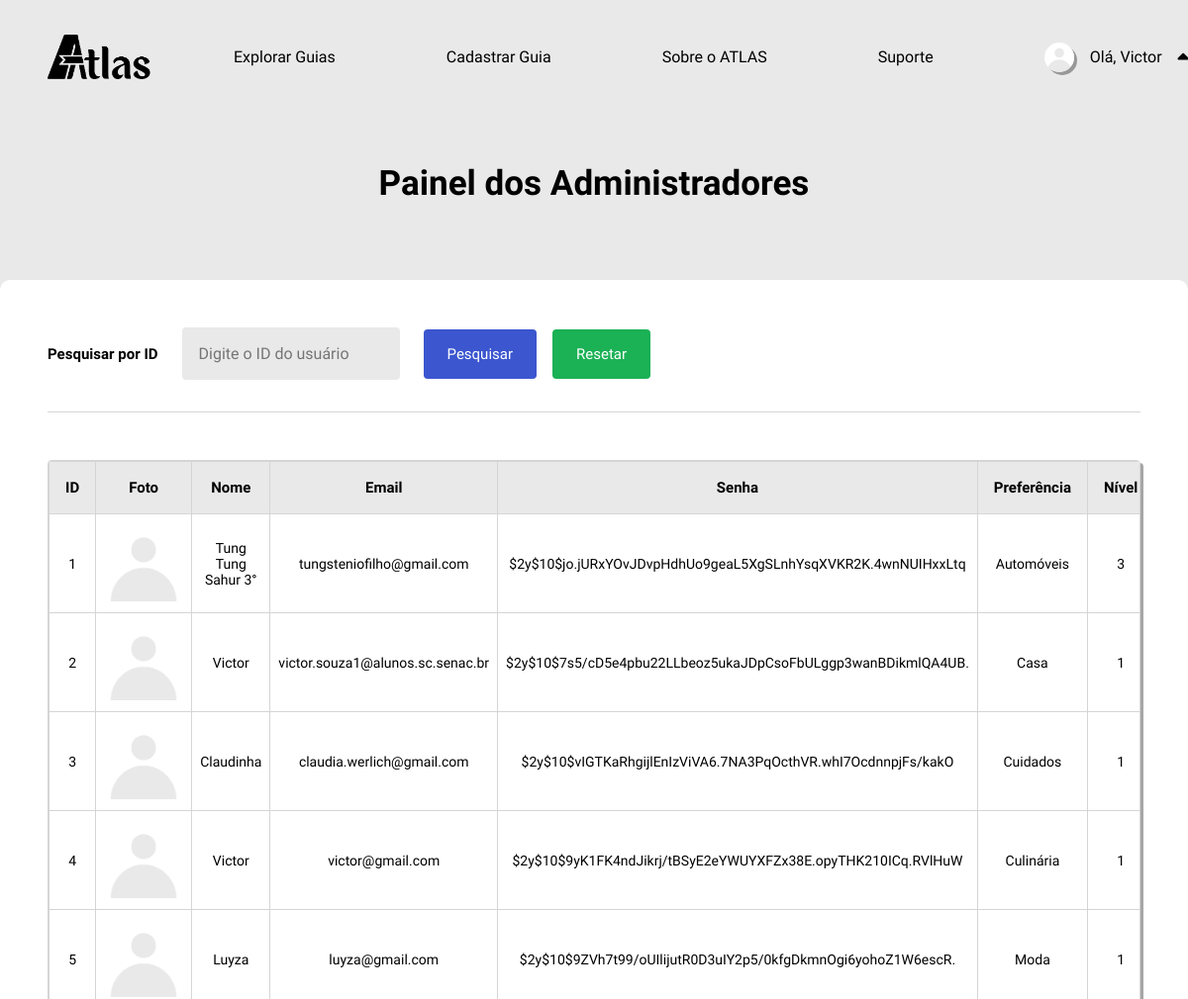
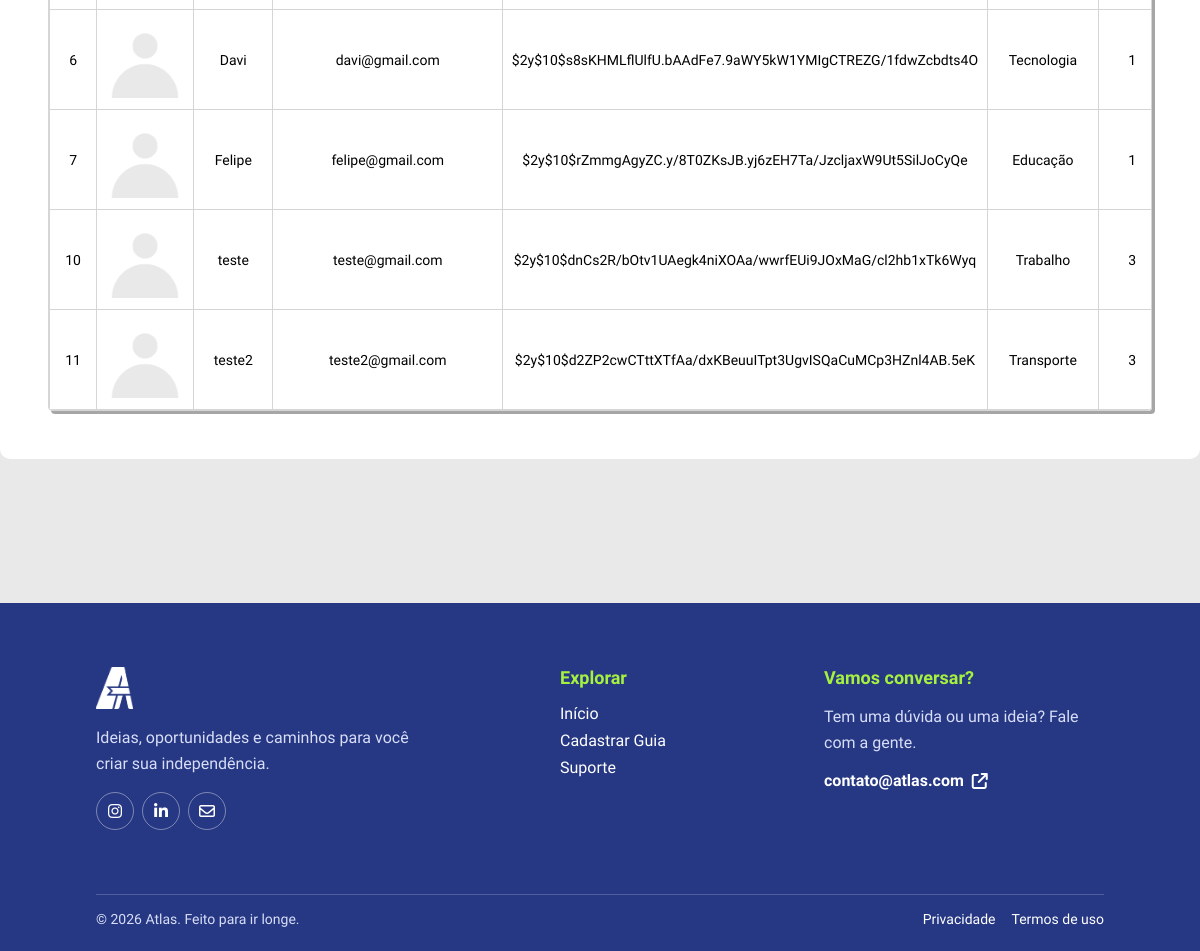
The app's page /admin.php (signed in) with its own data (2 pictures, top to bottom).
### tables this page shows
CREATE TABLE `usuario` (
  `id_usuario` int(11) NOT NULL,
  `foto` blob DEFAULT NULL,
  `nome` varchar(100) NOT NULL,
  `email` varchar(150) NOT NULL,
  `senha` varchar(255) NOT NULL,
  `preferencia` enum('Automóveis','Casa','Compras','Cuidados','Culinária','Educação','Finanças','Jardinagem','Limpeza','Manutenção','Moda','Saúde','Tecnologia','Trabalho','Transporte') NOT NULL,
  `nivel` enum('1','2','3','') NOT NULL DEFAULT '3',
  `estado` enum('ativo','inativo','','') NOT NULL DEFAULT 'ativo',
  `data_criacao` datetime NOT NULL DEFAULT current_timestamp()
);

### admin.php (the view, shortened to what this page needs)
<?php
require_once __DIR__ . "/conexao.php";
function h($valor): string
{
    return htmlspecialchars((string)$valor, ENT_QUOTES, 'UTF-8');
}
?>
<!DOCTYPE html>
<html lang="pt-br">
<head>
    <link rel="stylesheet" href="https://cdnjs.cloudflare.com/ajax/libs/font-awesome/6.4.0/css/all.min.css">
    <link rel="stylesheet" href="css/admin.css">
</head>
<body>
    <header>
        <a class="logo" href="index.php" aria-label="Página inicial">
            <img src="imgs_website/logotipoatlas.png" alt="ATLAS">
        </a>
        <nav class="nav-options" aria-label="Navegação principal">
            <a class="item" href="guias.php">
                <p>Explorar Guias</p>
            </a>
            <?php if (isset($_SESSION['id'])): ?>
                <a class="item" href="cadastrar_guia.php">
                    <p>Cadastrar Guia</p>
                </a>
            <?php endif; ?>
            <a class="item" href="index.php#sobre-atlas">
                <p>Sobre o ATLAS</p>
            </a>
            <a class="item" href="suporte.php">
                <p>Suporte</p>
            </a>
        </nav>
        <nav class="nav-btns" aria-label="Conta">
            <?php if (isset($_SESSION['id'])): ?>
                <div class="perfil" id="perfil">
                    <p>
                        <img class="foto" src="imgs_perfil/<?= !empty($_SESSION['foto']) ? h($_SESSION['foto']) : 'foto_padrao.png' ?>">
                        Olá, <?= h($_SESSION['nome']) ?>
                    </p>
                    <i class="fa-solid fa-caret-up" id="seta"></i>
                </div>
            <?php else: ?>
                <a class="entrar" href="login.php">Entrar</a>
            <?php endif; ?>
        </nav>
    </header>
    <h1 class="titulo"> Painel dos Administradores </h1>
    <div class="forms">
        <form class="form-pesquisar" method="POST">
            <label for="barraPesquisa">Pesquisar por ID</label>
            <input class="barra-pesquisa" type="number" min="1" id="barraPesquisa" name="barraPesquisa" placeholder="Digite o ID do usuário">
            <div class="botoes">
                <button class="btn-pesquisar" id="btnPesquisar" name="pesquisar">Pesquisar</button>
                <button class="btn-resetar" id="btnResetar" name="resetar">Resetar</button>
            </div>
        </form>
        <table>
            <tr>
                <th>ID</th>
                <th>Foto</th>
                <th>Nome</th>
                <th>Email</th>
                <th>Senha</th>
                <th>Preferência</th>
                <th>Nível</th>
            </tr>
            <?php
            if (!isset($_POST['pesquisar'])) {
                $sql = "SELECT id_usuario, foto, nome, email, senha, preferencia, nivel, estado, data_criacao FROM usuario";
            } else {
                $pesquisa = $_POST['barraPesquisa'];
                $sql = "SELECT id_usuario, foto, nome, email, senha, preferencia, nivel, estado, data_criacao FROM usuario WHERE id_usuario = '$pesquisa'";
            }
            $resultado = $conn->query($sql);
            if ($resultado->num_rows <= 0) {
                $erro = 'Não há usuários cadastrados.';
            } else {
                while ($linha = $resultado->fetch_assoc()) { ?>
                    <tr>
                        <td id="<?= $linha['id_usuario'] ?>"><?= $linha['id_usuario'] ?></td>
                        <td><img class="foto-bd" src="imgs_perfil/<?= !empty($linha['foto']) ? htmlspecialchars($linha['foto']) : 'foto_padrao.png' ?>"></td>
                        <td><?= htmlspecialchars($linha['nome']) ?></td>
                        <td><?= htmlspecialchars($linha['email']) ?></td>
                        <td><?= htmlspecialchars($linha['senha']) ?></td>
                        <td><?= htmlspecialchars($linha['preferencia']) ?></td>
                        <td><?= htmlspecialchars($linha['nivel']) ?></td>
                    </tr>
            <?php }
            } ?>
        </table>
    </div>
    <footer>
        <div class="footer-content">
            <div class="footer-brand">
                <a class="footer-logo" href="index.php" aria-label="Voltar para o início"><img src="imgs_website/logoatlas.png" alt="ATLAS"></a>
                <p>Ideias, oportunidades e caminhos para você criar sua independência.</p>
                <div class="footer-socials" aria-label="Redes sociais">
                    <a href="#" aria-label="Instagram"><i class="fa-brands fa-instagram"></i></a>
                    <a href="#" aria-label="LinkedIn"><i class="fa-brands fa-linkedin-in"></i></a>
                    <a href="mailto:contato@atlas.com" aria-label="Enviar e-mail"><i class="fa-regular fa-envelope"></i></a>
                </div>
            </div>
            <div class="footer-section">
                <h3>Explorar</h3>
                <a href="index.php">Início</a>
                <a href="cadastrar_guia.php">Cadastrar Guia</a>
                <a href="suporte.php">Suporte
                </a>
            </div>
            <div class="footer-section footer-contact">
                <h3>Vamos conversar?</h3>
                <p>Tem uma dúvida ou uma ideia? Fale com a gente.</p><a href="mailto:contato@atlas.com">contato@atlas.com <i class="fa-solid fa-arrow-up-right-from-square"></i></a>
            </div>
        </div>
        <div class="footer-bottom">
            <p>&copy; <?= date('Y') ?> Atlas. Feito para ir longe.</p>
            <div><a href="#">Privacidade</a><a href="#">Termos de uso</a></div>
        </div>
    </footer>
</body>
</html>

### css/admin.css (style rules this page uses)
html { scroll-behavior: smooth; }
.titulo { display: flex; align-items: center; justify-content: center; width: 100%; height: 100px; font-size: 2.1875rem; font-weight: bold; text-align: center; }
.forms { display: flex; flex-direction: column; align-items: flex-start; justify-content: center; width: fit-content; max-width: 100%; margin: var(--space-5) auto; padding: var(--space-5); gap: var(--space-5); background-color: var(--color-surface); border-radius: var(--radius-md); }
.form-pesquisar { display: flex; flex-wrap: wrap; align-items: center; width: 100%; padding-bottom: var(--space-4); gap: var(--space-2) var(--space-3); border-bottom: 1px solid var(--color-border); }
.form-pesquisar label { font-size: 0.9375rem; font-weight: 600; white-space: nowrap; }
.barra-pesquisa { width: 220px; padding: var(--space-2); border: 1px solid transparent; border-radius: var(--radius-sm); background-color: var(--color-bg); color: var(--color-text); font-family: inherit; font-size: 1rem; appearance: none; transition: border-color var(--transition-fast); }
.botoes { display: flex; gap: var(--space-2); }
.form-pesquisar .botoes button { display: flex; align-items: center; justify-content: center; padding: var(--space-2) var(--space-3); border: none; border-radius: var(--radius-sm); color: var(--color-text-inverse); font-family: inherit; font-size: 0.9375rem; text-decoration: none; cursor: pointer; transition: background-color var(--transition-fast); }
.btn-pesquisar { background-color: var(--color-primary-light); }
.btn-resetar { background-color: var(--color-success); color: var(--color-text); }
table { display: flex; flex-direction: column; justify-self: center; width: 100%; max-width: 100%; overflow-x: auto; border: 1px solid var(--color-border); border-radius: var(--radius-sm); border-collapse: collapse; box-shadow: var(--shadow-drop); }
th { padding: var(--space-1) var(--space-2); border: 1px solid var(--color-border); background-color: var(--color-bg); font-size: 0.9375rem; text-align: center; }
td { padding: var(--space-1); border: 1px solid var(--color-border); font-size: 0.875rem; text-align: center; overflow-x: hidden; }
tr { transition: background-color var(--transition-fast); }
.foto-bd { width: 80px; aspect-ratio: 1; object-fit: cover; object-position: center; }

### css/header.css (style rules this page uses)
header { display: flex; align-items: center; justify-content: space-between; gap: var(--space-6); width: 100%; margin-bottom: 20px; padding: var(--space-4) var(--space-5); background-color: var(--color-bg); z-index: 2; }
.logo { display: flex; align-items: center; justify-content: flex-start; height: 100%; max-width: 100px; }
.logo img { display: block; width: auto; height: 45px; cursor: pointer; }
.nav-options { display: flex; align-items: center; justify-content: center; width: fit-content; height: 100%; gap: var(--space-6); }
.item { position: relative; display: flex; align-items: center; justify-content: center; width: fit-content; background-color: transparent; height: 100%; padding: var(--space-2) var(--space-3); font-size: 0.9375rem; white-space: nowrap; cursor: pointer; outline: none; border: none; font-family: 'Google Sans', sans-serif; }
.item p { color: var(--color-text); font-size: 1rem; font-weight: 400; text-decoration: none; transition: color var(--transition-fast); }
.item::after { content: ''; position: absolute; bottom: 0; left: 0; width: 0; height: 2px; border-radius: 100px; background-color: var(--color-primary-light); transition: width var(--transition-base); }
a { text-decoration: none; }
.nav-btns { display: flex; align-items: center; width: fit-content; height: 100%; gap: var(--space-3); }
.perfil { position: relative; display: flex; align-items: center; justify-content: center; gap: var(--space-2); min-width: 150px; height: 44px; padding: 0 var(--space-3); border-radius: var(--radius-md); color: var(--color-text); font-size: 14px; white-space: nowrap; cursor: pointer; }
.foto { width: 30px; aspect-ratio: 1; border-radius: 50%; object-fit: cover; object-position: center; box-shadow: var(--shadow-drop); }
.perfil p { display: flex; align-items: center; justify-content: space-between; gap: var(--space-2); min-width: 100px; font-size: 1rem; white-space: nowrap; }
#seta { font-size: 18px; transition: rotate var(--transition-base); }

### records on screen
usuario: id_usuario "1", nome "Tung Tung Sahur 3°", email "tungsteniofilho@gmail.com", senha "$2y$10$jo.jURxYOvJDvpHdhUo9geaL5XgSLnhYsqXVKR2K.4wnNUIHxxLtq", preferencia "Automóveis", nivel "3"
usuario: id_usuario "2", nome "Victor", email "victor.souza1@alunos.sc.senac.br", senha "$2y$10$7s5/cD5e4pbu22LLbeoz5ukaJDpCsoFbULggp3wanBDikmlQA4UB.", preferencia "Casa", nivel "1"
usuario: id_usuario "3", nome "Claudinha", email "claudia.werlich@gmail.com", senha "$2y$10$vIGTKaRhgijlEnIzViVA6.7NA3PqOcthVR.whI7OcdnnpjFs/kakO", preferencia "Cuidados", nivel "1"
usuario: id_usuario "4", nome "Victor", email "victor@gmail.com", senha "$2y$10$9yK1FK4ndJikrj/tBSyE2eYWUYXFZx38E.opyTHK210ICq.RVlHuW", preferencia "Culinária", nivel "1"
usuario: id_usuario "5", nome "Luyza", email "luyza@gmail.com", senha "$2y$10$9ZVh7t99/oUIlijutR0D3uIY2p5/0kfgDkmnOgi6yohoZ1W6escR.", preferencia "Moda", nivel "1"
usuario: id_usuario "6", nome "Davi", email "davi@gmail.com", senha "$2y$10$s8sKHMLflUlfU.bAAdFe7.9aWY5kW1YMIgCTREZG/1fdwZcbdts4O", preferencia "Tecnologia", nivel "1"
usuario: id_usuario "7", nome "Felipe", email "felipe@gmail.com", senha "$2y$10$rZmmgAgyZC.y/8T0ZKsJB.yj6zEH7Ta/JzcljaxW9Ut5SilJoCyQe", preferencia "Educação", nivel "1"
usuario: id_usuario "10", nome "teste", email "teste@gmail.com", senha "$2y$10$dnCs2R/bOtv1UAegk4niXOAa/wwrfEUi9JOxMaG/cl2hb1xTk6Wyq", preferencia "Trabalho", nivel "3"
usuario: id_usuario "11", nome "teste2", email "teste2@gmail.com", senha "$2y$10$d2ZP2cwCTttXTfAa/dxKBeuuITpt3UgvISQaCuMCp3HZnl4AB.5eK", preferencia "Transporte", nivel "3"

### other values on screen
$_SESSION['nome'] "Victor"
